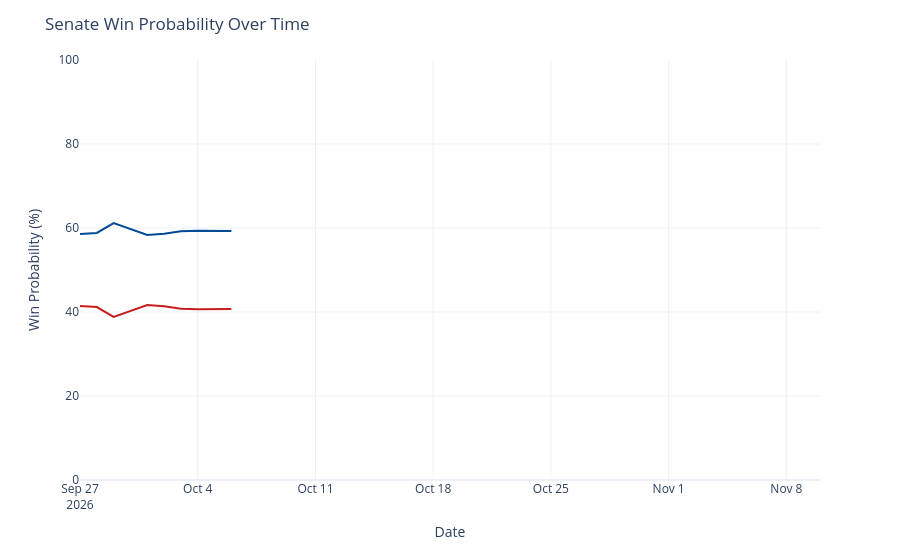

This figure's notebook cell:
### Code cell
chance_over_time = output_ts[(output_ts['geo'] == 'US Senate') &
                             (output_ts['type'] == 'chance')]
chance_over_time['rep_chance'] = chance_over_time['y'].map(lambda x: 100 - x)
chance_over_time = chance_over_time.rename({'y': 'Democrats', 'rep_chance': 'Republicans'}, axis=1)
chance_time_ser = px.line(chance_over_time, x='date', y=['Democrats', 'Republicans'], template='plotly_white',
                         color_discrete_map={'Democrats': '#004b97', 'Republicans': '#c71e1d'},)
chance_time_ser.update_traces(hovertemplate="%{y:.1f}%")
chance_time_ser.update_layout(
    xaxis=dict(range=[pd.to_datetime('2026-09-27'), pd.to_datetime('2026-11-10')]),
    yaxis=dict(range=[0, 100]),
    xaxis_title='Date',
    yaxis_title='Win Probability (%)',
    title=dict(text="Senate Win Probability Over Time"),
    hovermode="x",
    showlegend=False
)
chance_time_ser

### Figure 1 — Plotly figure (JSON) as saved in the notebook; plotly's stock layout.template omitted (floating-point values rounded to 4 significant figures)
{"data": [{"hovertemplate": "%{y:.1f}%", "legendgroup": "Democrats", "line": {"color": "#004b97", "dash": "solid"}, "marker": {"symbol": "circle"}, "mode": "lines", "name": "Democrats", "orientation": "v", "showlegend": true, "type": "scatter", "x": ["2026-09-27", "2026-09-28", "2026-09-29", "2026-09-30", "2026-10-01", "2026-10-02", "2026-10-03", "2026-10-04", "2026-10-05", "2026-10-06"], "xaxis": "x", "y": [58.6, 58.83, 61.17, 59.8, 58.36, 58.64, 59.21, 59.34, 59.36, 59.27], "yaxis": "y"}, {"hovertemplate": "%{y:.1f}%", "legendgroup": "Republicans", "line": {"color": "#c71e1d", "dash": "solid"}, "marker": {"symbol": "circle"}, "mode": "lines", "name": "Republicans", "orientation": "v", "showlegend": true, "type": "scatter", "x": ["2026-09-27", "2026-09-28", "2026-09-29", "2026-09-30", "2026-10-01", "2026-10-02", "2026-10-03", "2026-10-04", "2026-10-05", "2026-10-06"], "xaxis": "x", "y": [41.4, 41.17, 38.83, 40.2, 41.64, 41.36, 40.79, 40.66, 40.64, 40.73], "yaxis": "y"}], "layout": {"hovermode": "x", "legend": {"title": {"text": "variable"}, "tracegroupgap": 0}, "margin": {"t": 60}, "showlegend": false, "title": {"text": "Senate Win Probability Over Time"}, "xaxis": {"anchor": "y", "domain": [0, 1], "range": ["2026-09-27T00:00:00", "2026-11-10T00:00:00"], "title": {"text": "Date"}}, "yaxis": {"anchor": "x", "domain": [0, 1], "range": [0, 100], "title": {"text": "Win Probability (%)"}}}}
